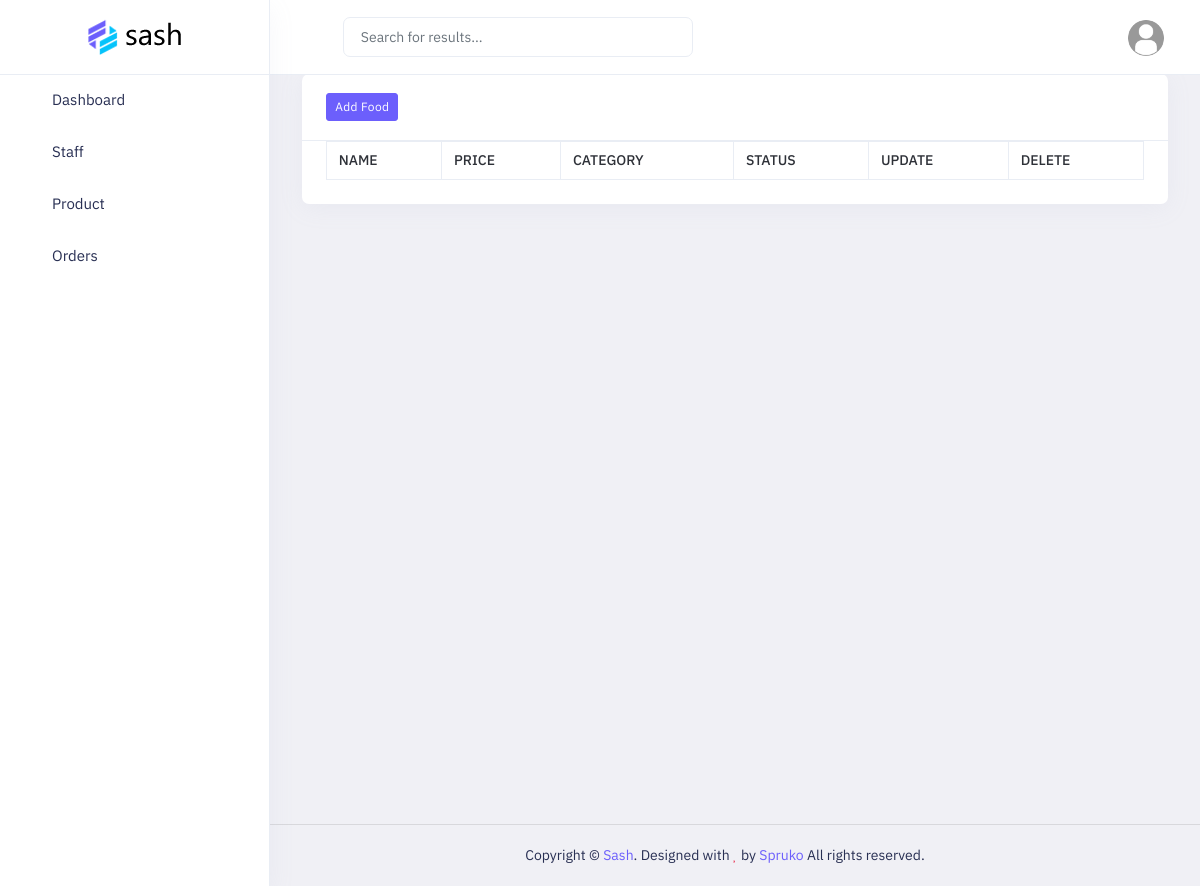
/food/ (signed in), run on an earlier commit of the app's database.
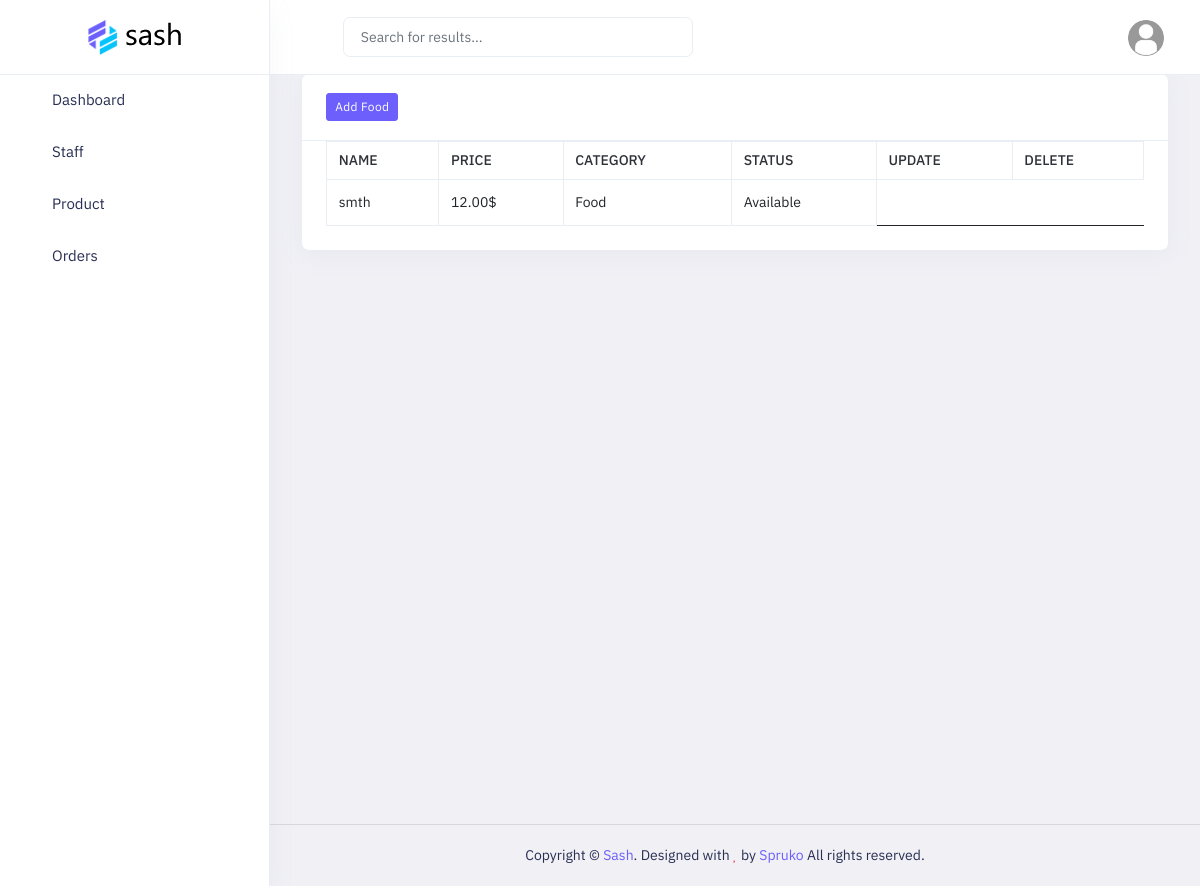
And on a later commit of the database.
### main/models.py (models this page shows)
class Food(models.Model):
    name = models.CharField(max_length=23232)
    price = models.DecimalField(max_digits=50, decimal_places=2)
    available = models.BooleanField(default=False)
    category = models.ForeignKey(Category, on_delete=models.SET_NULL, null=True, blank=True)

class Category(models.Model):
    name = models.CharField(max_length=210)

### main/views.py (the view, shortened to what this page needs)
# urls.py: path('food/', food_view, name='food'),
@login_required(login_url='login')
def food_view(request):
    context = {
        'category': Category.objects.all(),
        'food': Food.objects.all()
    }
    return render(request, 'product/food.html', context)

### templates/product/food.html (shortened to what this page needs)
{% extends "dashboard/base.html" %}
{% load static %}
{% block content %}
    <div class="main-content app-content">
        <div class="side-app">
            <div class="main-container container-fluid">
                <div class="row row-cards">
                    <div class="col-lg-12 col-xl-12">
                        <div class="card">
                            {% if user.role == 1 %}
                                <div class="card-header">
                                    <a class="modal-effect" data-bs-effect="effect-flip-vertical" data-bs-toggle="modal" href="#add_product"><button class="btn btn-sm btn-primary badge" type="button">Add Food</button></a>
                                </div>
                            {% endif %}
                            <div class="e-table px-5 pb-5">
                                <div class="table-responsive table-lg">
                                    <table class="table border-top table-bordered mb-0">
                                        <thead>
                                            <tr>
                                                <th>Name</th>
                                                <th>Price</th>
                                                <th>Category</th>
                                                <th>Status</th>
                                                <th>Update</th>
                                                {% if user.role == 4 %}
                                                    <td>Change Status</td>
                                                {% else %}
                                                    <th>Delete</th>
                                                {% endif %}
                                            </tr>
                                        </thead>
                                        <tbody>
                                            {% for i in food %}
                                                <tr>
                                                    <td class="text-nowrap align-middle">{{ i.name }}</td>
                                                    <td class="text-nowrap align-middle">{{ i.price  }}$</td>
                                                    <td class="text-nowrap align-middle">{{ i.category.name  }}</td>
                                                    {% if i.available == True %}
                                                        <td class="text-nowrap align-middle">Available</td>
                                                    {% else %}
                                                        <td class="text-nowrap align-middle">Not Available</td>
                                                    {% endif %}
                                                </tr>
                                            {% endfor %}
                                        </tbody>
                                    </table>
                                </div>
                            </div>
                        </div>
                    </div>
                </div>
            </div>
        </div>
    </div>
{% endblock %}

What changed in the data, as far as the page shows it:
added Food: name "smth", price "12.00", category.name "Food", available "Available"
